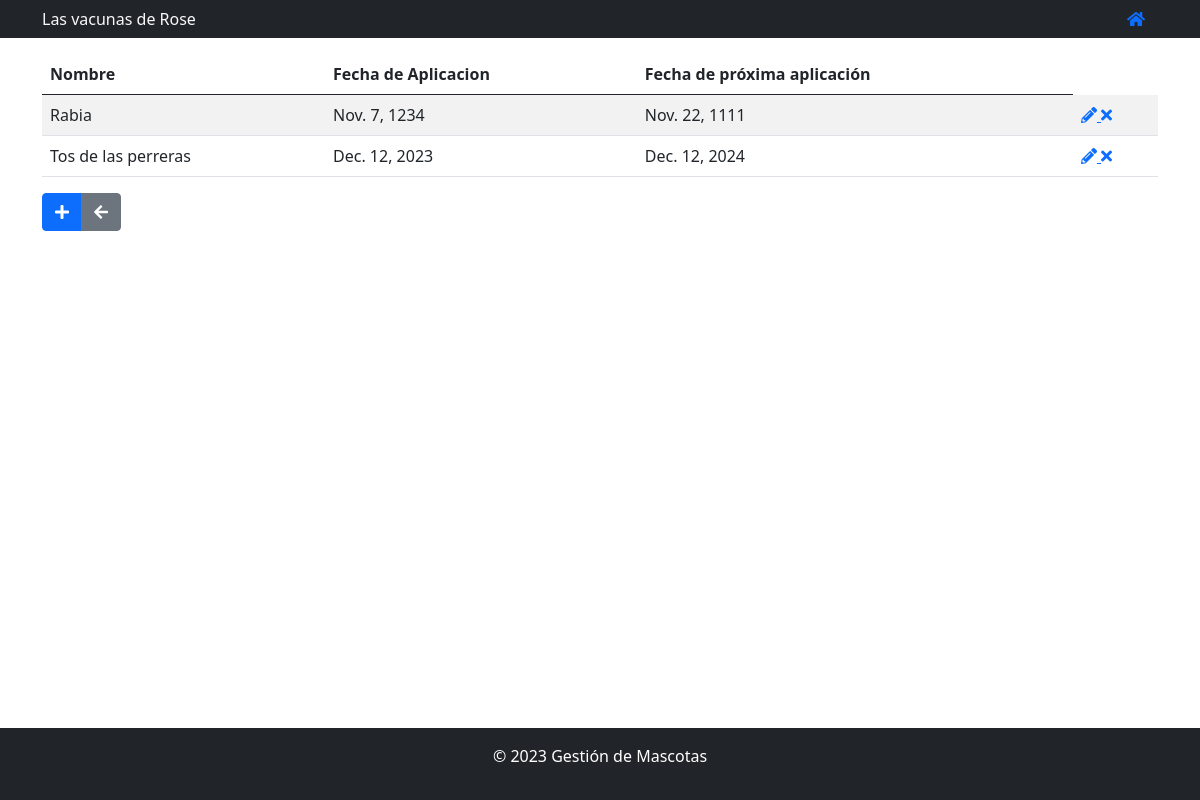
Screenshot of /pets/vacune_list/1/ with the database file from the repository.
### gestion_mascotas/models.py (models this page shows, shortened)
class Pet(models.Model):
    id = models.AutoField(primary_key=True)
    name = models.CharField(max_length=50)
    specie = models.CharField(max_length=50)
    birth_date = models.DateField()
    breed = models.CharField(max_length=50)
    color = models.CharField(max_length=50)
    vacunes = models.ManyToManyField(Vacune, blank=True, related_name='pets')
    antiparasitic = models.ManyToManyField(Antiparasitic, blank=True, related_name='pets')

class Vacune(models.Model):
    nombre = models.CharField(max_length=50)
    dia_aplicacion = models.DateField()
    proxima_fecha = models.DateField()

### gestion_mascotas/views.py (the view)
# urls.py: path('vacune_list/<int:pet_id>/', views.listVacunes, name='vacune_list'),
def listVacunes(request, pet_id):
    pet = Pet.objects.get(id=pet_id) # get the pet istance with the id = pet_id
    vacunes = pet.vacunes.all() # obtiene todos los registros de vacune de pet
    return render(request, 'vacune_list.html', {'pet': pet, 'vacunes': vacunes})

### gestion_mascotas/templates/vacune_list.html (shortened to what this page needs)
{% extends "base.html" %}
{% block encabezado %}
    Las vacunas de {{ pet.name }}
{% endblock  %}
{% block content %}
<div class="row">
    <div class="col">
        <table class="table table-hover table-striped">
            <thead>
                <tr>
                    <th> Nombre </th>
                    <th> Fecha de Aplicacion </th>
                    <th> Fecha de próxima aplicación </th>
                </tr>
            </thead>
            <tbody>
                {% for vacune in vacunes  %}
                <tr>
                    <td> {{vacune.nombre}} </td>
                    <td> {{vacune.dia_aplicacion}} </td>
                    <td> {{vacune.proxima_fecha}} </td>
                    <td>
                        <a href="{% url 'edit_vacune' vacune.id %}">
                            <i class="fas fa-pencil-alt"></i>
                        </a>
                        <a href="{% url 'delete_vacune' vacune.id %}">
                            <i class="fas fa-times"></i>
                        </a>
                    </td>
                </tr>
            {% endfor %}
            </tbody>
        </table>
    </div>
</div>
<div class="row">
    <div class="col">
        <div class="btn-group" role="group" aria-label="Botones">
            <a class="btn btn-primary" href="{% url 'add_vacune' pet.id %}"> <i class="fas fa-plus"></i></a>
            <a class="btn btn-secondary" href="{% url 'select_pets'%}"> <i class="fas fa-arrow-left"></i> </a>
        </div>
    </div>
</div>
{% endblock content %}

### rows the page displays
Pet: name "Rose"
Vacune: nombre "Rabia", dia_aplicacion "Nov. 7, 1234", proxima_fecha "Nov. 22, 1111"
Vacune: nombre "Tos de las perreras", dia_aplicacion "Dec. 12, 2023", proxima_fecha "Dec. 12, 2024"
